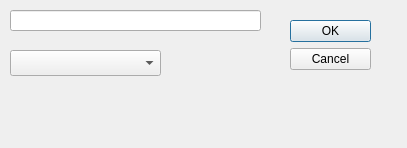
<?xml version="1.0" encoding="UTF-8"?>
<ui version="4.0">
 <class>Dialog</class>
 <widget class="QDialog" name="Dialog">
  <property name="geometry">
   <rect>
    <x>0</x>
    <y>0</y>
    <width>407</width>
    <height>148</height>
   </rect>
  </property>
  <property name="windowTitle">
   <string>Dialog</string>
  </property>
  <widget class="QDialogButtonBox" name="buttonBox">
   <property name="geometry">
    <rect>
     <x>290</x>
     <y>20</y>
     <width>81</width>
     <height>241</height>
    </rect>
   </property>
   <property name="orientation">
    <enum>Qt::Vertical</enum>
   </property>
   <property name="standardButtons">
    <set>QDialogButtonBox::Cancel|QDialogButtonBox::Ok</set>
   </property>
  </widget>
  <widget class="QLineEdit" name="nameofplate">
   <property name="geometry">
    <rect>
     <x>10</x>
     <y>10</y>
     <width>251</width>
     <height>21</height>
    </rect>
   </property>
  </widget>
  <widget class="QComboBox" name="platetypeCombo">
   <property name="geometry">
    <rect>
     <x>10</x>
     <y>50</y>
     <width>151</width>
     <height>26</height>
    </rect>
   </property>
  </widget>
 </widget>
 <resources/>
 <connections>
  <connection>
   <sender>buttonBox</sender>
   <signal>accepted()</signal>
   <receiver>Dialog</receiver>
   <slot>accept()</slot>
   <hints>
    <hint type="sourcelabel">
     <x>248</x>
     <y>254</y>
    </hint>
    <hint type="destinationlabel">
     <x>157</x>
     <y>274</y>
    </hint>
   </hints>
  </connection>
  <connection>
   <sender>buttonBox</sender>
   <signal>rejected()</signal>
   <receiver>Dialog</receiver>
   <slot>reject()</slot>
   <hints>
    <hint type="sourcelabel">
     <x>316</x>
     <y>260</y>
    </hint>
    <hint type="destinationlabel">
     <x>286</x>
     <y>274</y>
    </hint>
   </hints>
  </connection>
 </connections>
</ui>
